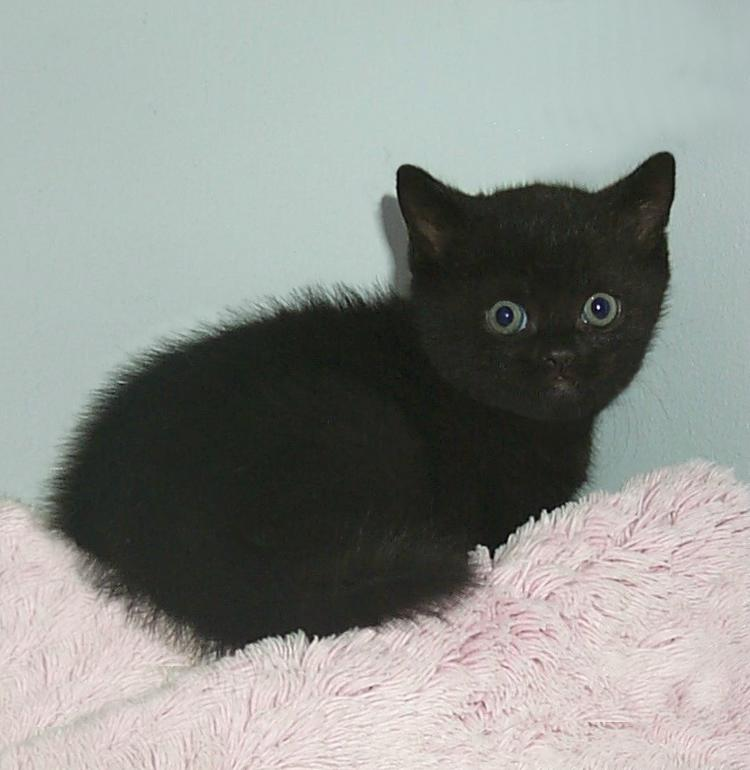
%> input picture HW4/HW4_out/imgs/black_kitten_star.jpg, 750 x 770 px
$ octave GrabCat.m   (GNU Octave 9; MATLAB toolbox functions it lacks are replaced by stand-ins)
%> lines starting %> are read from the running program, lines starting %| are printed output that depends on the picture; in (x1, y1, x2, y2) boxes, pixels count from 0 and x2, y2 are one past the last pixel; in counts of white or black regions, pixels touching at a corner belong together; the program's own positions count from 1
### HW4/HW4_out/code/ComputeSegmentation.m
function segments = ComputeSegmentation(img, k, clusteringMethod, featureFn, ...
                                        normalizeFeatures, resize)
% Compute a segmentation for an image.
%
% First a feature vector is extracted from each pixel of the image. Next a
% clustering algorithm is applied to the set of all feature vectors. Two
% pixels are assigned to the same segment if and only if their feature
% vectors are assigned to the same cluster.
%
% Note that segmenting an image of size w x h involves clustring w*h
% points; this could run very slowly for high resolution images. To improve
% performance in this case, we can segment a shrunk version of the image
% and then use the segmentation of the small image to construct a
% segmentation for the original image. Setting the resize parameter enables
% this optimization.
%
% segments = ComputeSegmentation(img, k, clusteringMethod, featureFn, normalizeFeatures, resize)
%
% INPUTS
% img - An array of pixel data for the image to segment.
% k - The number of segments into which the image should be split.
% clusteringMethod - The method to use for clustering. Must be one of
%                    'kmeans' or 'hac' for k-means or hiehierarchical
%                    agglomerative clustering respectively.
% featureFn - Parameter specifying a handle to a function used to
%             extract features from the image. To create a function handle,
%             prepend a @ to the name of a function like this:
%             @ComputeColorFeatures
% normalizeFeatures - OPTIONAL parameter; if true then NormalizeFeatures
%                     will be used to normalize features after they are
%                     computed.
% resize - OPTIONAL parameter giving the scale to which the image should be
%          resized prior to extracting features and clustering; should be
%          in the range 0 < resize <= 1. Setting this argument to a smaller
%          value will increase the speed of the clustering algorithm but
%          will cause the computed segments to be blockier. This setting is
%          usually not necessary for kmeans clustering, but when using
%          hac clustering this parameter will probably need to be set to
%          a value less than 1.
%
%
% OUTPUTS
% segments - A struct array with one element for each cluster.
%            segments(c) is a struct describing segment number c and has
%            the following fields:
%
%     .img  - An array of size h x w x 3 containing image data for the cth
%             cluster.
%     .mask - A logical array of size h x w where mask(i, j) = 1 if
%             img(i, j, :) is part of cluster c.

    if strcmp(clusteringMethod, 'kmeans')
        clusterFn = @KMeansClustering;
    elseif strcmp(clusteringMethod, 'hac')
        clusterFn = @HAClustering;
    else
        error('method must be one of ''kmeans'' or ''hac''');
    end

    if nargin < 5
        normalizeFeatures = true;
    end

    if nargin < 6
        resize = 1;
    end


    height = size(img, 1);
    width = size(img, 2);

    % Resize the image.
    imgSmall = imresize(img, resize);

    % Compute features for the smaller image.
    features = featureFn(imgSmall);

    % Maybe normalize the features.
    if normalizeFeatures
        features = NormalizeFeatures(features);
    end

    % The features array is of size h x w x f, but the clustering
    % algorithms expect a matrix of points of shape (h*w) x f, so we have
    % to reshape the features array.
    points = reshape(features, [], size(features, 3));

    % Apply the clustering algorithm to get an assignment of each point to
    % a cluster.
    idx = clusterFn(points, k);

    % The clustering algorithm gives a vector of cluster identities, but we
    % want a rectangular array of the same size as the image so we reshape
    % again.
    idx = reshape(idx, size(features, 1), size(features, 2));

    % The image may have been resized prior to clustering, but we want
    % a segmentation of the original image. To fix this we treat the array
    % of cluster identities as an image, and resize it to the size of the
    % original image. For this to work correctly the cluster identities
    % need to be resized using nearest neighbor interpolation.
    idx = imresize(idx, [height, width], 'nearest');

    % Conver the array of cluster identities into a more convenient data
    % structure.
    segments = MakeSegments(img, idx);
end

### HW4/HW4_out/code/NormalizeFeatures.m
function featuresNorm = NormalizeFeatures(features)
% Normalize image features to have zero mean and unit variance. This
% normalization can cause k-means clustering to perform better.
%
% INPUTS
% features - An array of features for an image. features(i, j, :) is the
%            feature vector for the pixel img(i, j, :) of the original
%            image.
%
% OUTPUTS
% featuresNorm - An array of the same shape as features where each feature
%                has been normalized to have zero mean and unit variance.

    features = double(features);
    featuresNorm = features;

%%%%%%%%%%%%%%%%%%%%%%%%%%%%%%%%%%%%%%%%%%%%%%%%%%%%%%%%%%%%%%%%%%%%%%%%%%%%%%%%
%                                                                              %
%                                YOUR CODE HERE:                               %
%                                                                              %
%                HINT: The functions mean and std may be useful                %
%                                                                              %
%%%%%%%%%%%%%%%%%%%%%%%%%%%%%%%%%%%%%%%%%%%%%%%%%%%%%%%%%%%%%%%%%%%%%%%%%%%%%%%%
  h = size(features,1);
  w = size(features,2);
  d = size(features,3);
  m=mean(mean(features));
  sigma = reshape(std(reshape(features,w*h,d)),[1 1 d]);
  featuresNorm=(features-m)./sigma;
end

### HW4/HW4_out/code/KMeansClustering.m
function idx = KMeansClustering(X, k, visualize2D, centers)
% Run the k-means clustering algorithm.
%
% INPUTS
% X - An array of size m x n containing the points to cluster. Each row is
%     an n-dimensional point, so X(i, :) gives the coordinates of the ith
%     point.
% k - The number of clusters to compute.
% visualize2D - OPTIONAL parameter telling whether or not to visualize the
%               progress of the algorithm for 2D data. If not set then 2D
%               data will not be visualized.
% centers - OPTIONAL parameter giving initial centers for the clusters.
%           If provided, centers should be a k x n matrix where
%           centers(c, :) is the center of the cth cluster. If not provided
%           then cluster centers will be initialized by selecting random
%           rows of X. You don't need to use this parameter; it is mainly
%           here to make your code more easily testable.
%
% OUTPUTS
% idx     - The assignments of points to clusters. idx(i) = c means that the
%           point X(i, :) has been assigned to cluster c.

    if ~isa(X, 'double')
        X = double(X);
    end
    m = size(X, 1);
    n = size(X, 2);

    % If we are going to display the clusters graphically then create a
    % figure in which to draw the visualization.
    figHandle = [];
    if n == 2 && visualize2D
        figHandle = figure;
    end


    % If initial cluster centers were not provided then initialize cluster
    % centers to random rows of X. Each row of the centers variable should
    % contain the center of a cluster, so that centers(c, :) is the center
    % of the cth cluster.
    if ~exist('centers', 'var')
        %centers = zeros(k, n);
        %%%%%%%%%%%%%%%%%%%%%%%%%%%%%%%%%%%%%%%%%%%%%%%%%%%%%%%%%%%%%%%%%%%%%%%
        %                                                                     %
        %                            YOUR CODE HERE                           %
        %                                                                     %
        %%%%%%%%%%%%%%%%%%%%%%%%%%%%%%%%%%%%%%%%%%%%%%%%%%%%%%%%%%%%%%%%%%%%%%%
        centers=X(randperm(m,k),:);
        %%%%%%%%%%%%%%%%%%%%%%%%%%%%%%%%%%%%%%%%%%%%%%%%%%%%%%%%%%%%%%%%%%%%%%%
        %                                                                     %
        %                            END YOUR CODE                            %
        %                                                                     %
        %%%%%%%%%%%%%%%%%%%%%%%%%%%%%%%%%%%%%%%%%%%%%%%%%%%%%%%%%%%%%%%%%%%%%%%
    end

    % The assignments of points to clusters. If idx(i) == c then the point
    % X(i, :) belongs to the cth cluster.
    idx = zeros(m, 1);

    % The number of iterations that we have performed.
    iter = 0;

    % If the assignments of points to clusters have not converged after
    % performing MAX_ITER iterations then we will break and just return the
    % current cluster assignments.
    MAX_ITER = 100;

    while true
        % Store old cluster assignments
        old_idx = idx;

        % Compute distances from each point to the centers and assign each
        % point to the closest cluster.
        %%%%%%%%%%%%%%%%%%%%%%%%%%%%%%%%%%%%%%%%%%%%%%%%%%%%%%%%%%%%%%%%%%%%%%%
        %                                                                     %
        %                            YOUR CODE HERE                           %
        %                                                                     %
        %%%%%%%%%%%%%%%%%%%%%%%%%%%%%%%%%%%%%%%%%%%%%%%%%%%%%%%%%%%%%%%%%%%%%%%
% [5 lines of commented-out code are left out]

        D=pdist2(centers,X);
        [~,idx]=min(D);
        idx=idx.';

        %%%%%%%%%%%%%%%%%%%%%%%%%%%%%%%%%%%%%%%%%%%%%%%%%%%%%%%%%%%%%%%%%%%%%%%
        %                                                                     %
        %                            END YOUR CODE                            %
        %                                                                     %
        %%%%%%%%%%%%%%%%%%%%%%%%%%%%%%%%%%%%%%%%%%%%%%%%%%%%%%%%%%%%%%%%%%%%%%%

        % Break if cluster assignments didn't change
        if idx == old_idx
            break;
        end

        % Update the cluster centers
        %%%%%%%%%%%%%%%%%%%%%%%%%%%%%%%%%%%%%%%%%%%%%%%%%%%%%%%%%%%%%%%%%%%%%%%
        %                                                                     %
        %                            YOUR CODE HERE                           %
        %                                                                     %
        %%%%%%%%%%%%%%%%%%%%%%%%%%%%%%%%%%%%%%%%%%%%%%%%%%%%%%%%%%%%%%%%%%%%%%%
        for i=1:k
          centers(i,:)=mean(X(find(idx==i),:));
        end
        %%%%%%%%%%%%%%%%%%%%%%%%%%%%%%%%%%%%%%%%%%%%%%%%%%%%%%%%%%%%%%%%%%%%%%%
        %                                                                     %
        %                            END YOUR CODE                            %
        %                                                                     %
        %%%%%%%%%%%%%%%%%%%%%%%%%%%%%%%%%%%%%%%%%%%%%%%%%%%%%%%%%%%%%%%%%%%%%%%

        % Display the points in the 2D case.
        if n == 2 && visualize2D
            VisualizeClusters2D(X, idx, centers, figHandle);
            pause;
        end

        % Stop early if we have performed more than MAX_ITER iterations
        iter = iter + 1;
        if iter > MAX_ITER
            break;
        end
    end
end

### HW4/HW4_out/code/MakeSegments.m
function segments = MakeSegments(img, idx)
% Use the cluster assignments for each pixel in an image to create a data
% structure describing the computed segments.
%
% INPUTS
% img - The original image; an array of size w x h x 3
% idx - Cluster identities for the image. idx(i, j) = c means that the
%       pixel img(i, j, :) is assigned to cluster c.
%
% OUTPUTS
% segments - A struct array with one element for each cluster.
%            segments(c) is a struct describing segment number c and has
%            the following fields:
%
%     .img  - An array of size h x w x 3 containing image data for the cth
%             cluster.
%     .mask - A logical array of size h x w where mask(i, j) = 1 if
%             img(i, j, :) is part of cluster c.

    labels = unique(idx);

    segments = repmat(struct('img', [], 'mask', []), 1, length(labels));

    for i = 1:length(labels)
        mask = (idx == labels(i));
        segments(i).mask = mask;
        segments(i).img = MaskImage(mask, img);
    end
end

### HW4/HW4_out/code/MaskImage.m
function maskedImg = MaskImage(mask, img, bgColor)
% Extract parts of an image using a mask.
%
% INPUTS
% mask - A logical array of size h x w specifying the segments of the image
%        to extract.
% img - An array of image data of size h x w x 3.
% bgColor - A vector [r, g, b] giving the background color of the masked
%           image where 0 <= r, g, b <= 1. This parameter is OPTIONAL; if
%           it is not set then it is set to the default background color
%           for figures.

    height = size(img, 1);
    width = size(img, 2);
    numChannels = size(img, 3);

    % If a background color is not specified then we hack a bit to set the
    % background color to the default background color of a figure.
    if nargin < 3
        bgColor = get(0, 'DefaultFigureColor');
    end

    % A dirty hack to convert the bgColor to the class of img.
    bgColor = eval(sprintf('im2%s(%s)', class(img), 'bgColor'));

    bgColor = reshape(bgColor, [1, 1, numChannels]);
    maskedImg = repmat(bgColor, [height, width, 1]);

    mask = repmat(mask, [1, 1, numChannels]);
    maskedImg(mask) = img(mask);

    % Another dirty hack to convert the output to the class of the input
    maskedImg = eval(sprintf('%s(%s)', class(img), 'maskedImg'));
end

### HW4/HW4_out/code/ComputeColorFeatures.m
function features = ComputeColorFeatures(img)
% Computes a feature vector of color values for all pixels in an image.
%
% INPUTS
% img - Array of image data of size h x w x 3.
%
% OUTPUT
% features - Array of size h x w x 3 where features(i, j, :) is the feature
%            vector for the pixel img(i, j, :). In the case of color
%            features this is simply the input image.

    features = double(img);
end

### HW4/HW4_out/code/GrabCat.m
% Read the input images.
img = imread('../imgs/black_kitten_star.jpg');
%> img is the input picture: size 770x750x3 uint8; mean R, G, B 142.1, 145.6, 141.5
background = imread('../imgs/backgrounds/beach.jpg');
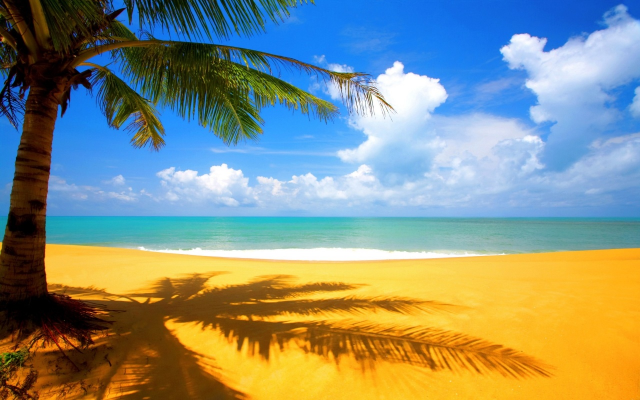
%> input picture HW4/HW4_out/imgs/backgrounds/beach.jpg, 1280 x 800 px (shown at 1/2 size)
%> background is the input picture: size 800x1280x3 uint8; mean R, G, B 135.3, 144.3, 129.1

% Choose the number of clusters and the clustering method.
k = 3;
clusteringMethod = 'kmeans';

% Choose the feature function that will be used. The @ syntax creates a
% function handle; this allows us to pass a function as an argument to
% another function.
featureFn = @ComputeColorFeatures;

% Whether or not to normalize features before clustering.
normalizeFeatures = true;

% Whether or not to resize the image before clustering. If this script
% runs too slowly then you should set resize to a value less than 1.
resize = 0.8;

% Use all of the above parameters to actually compute a segmentation.
segments = ComputeSegmentation(img, k, clusteringMethod, featureFn, ...
                               normalizeFeatures, resize);
%> in NormalizeFeatures, `m=mean(mean(features));`: m = [142.1 145.6 141.5]
%> in NormalizeFeatures, `sigma = reshape(std(reshape(features,w*h,d)),[1 1 d]);`: sigma = [75.68 75.14 76.12]
%> in ComputeSegmentation, `idx = reshape(idx, size(features, 1), size(features, 2));`:
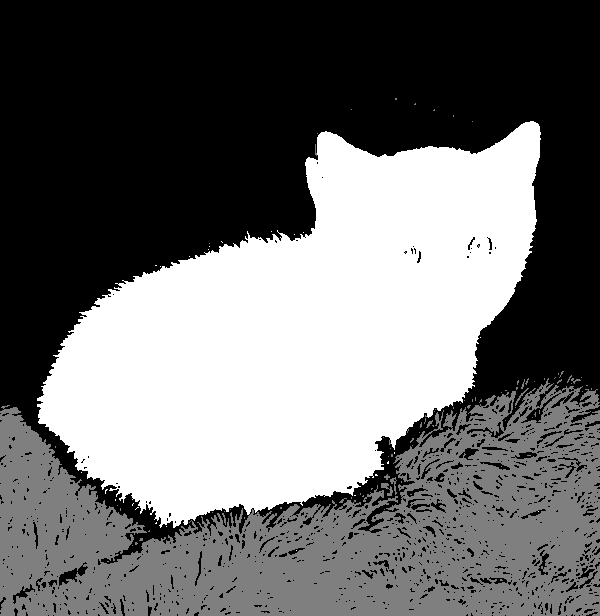
%> idx: size 616x600 double; min 1, max 3, mean 1.86; drawn with min black and max white
%> in ComputeSegmentation, `idx = imresize(idx, [height, width], 'nearest');`:
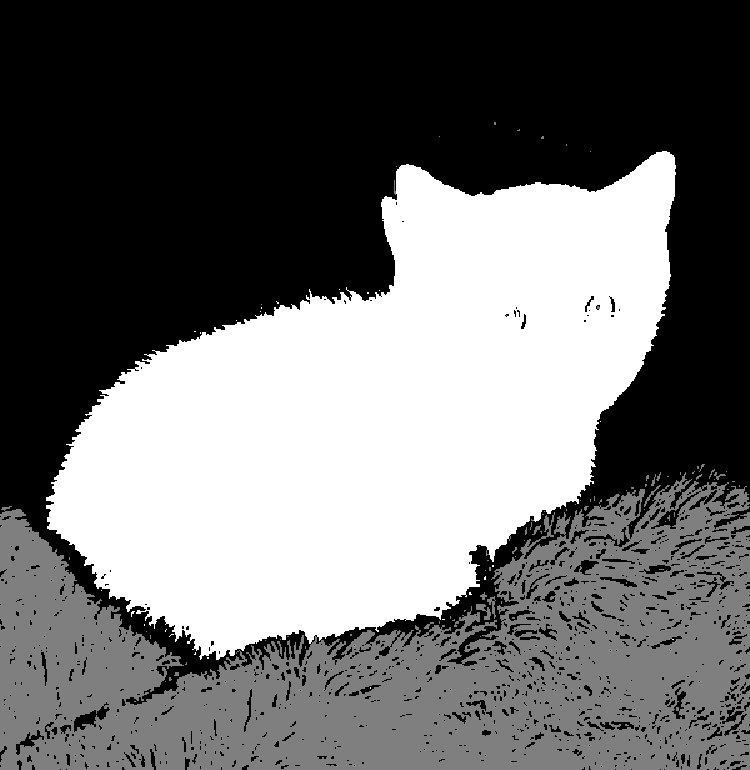
%> idx: size 770x750 double; min 1, max 3, mean 1.86; drawn with min black and max white
%> in MakeSegments, `labels = unique(idx);`: labels = [1; 2; 3]
%> in MakeSegments, `segments = repmat(struct('img', [], 'mask', []), 1, length(labels));`: segments = 3 items
%> the loop in MakeSegments, `for i = 1:length(labels)` made 3 passes
%> pass 1, in MakeSegments, `mask = (idx == labels(i));`:
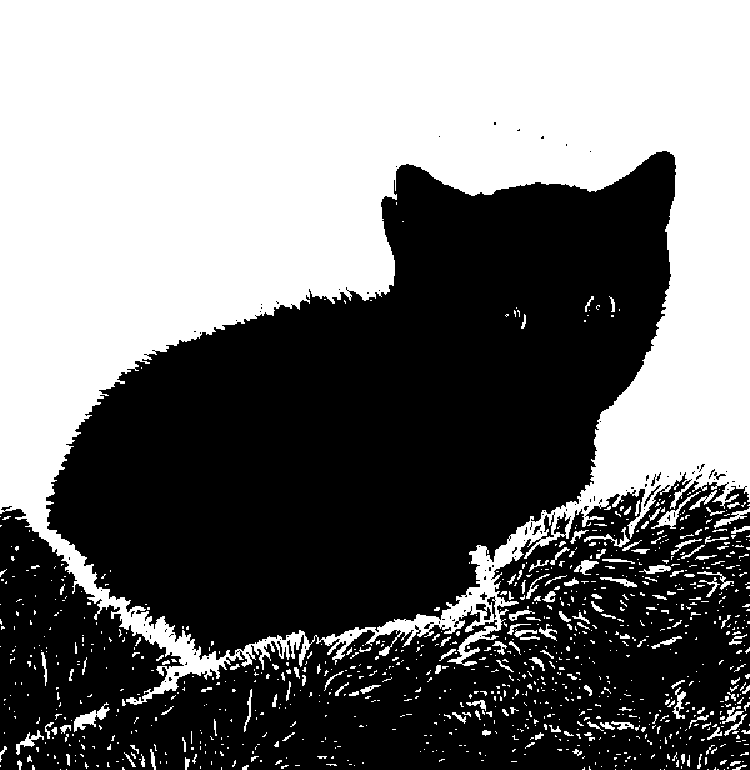
%> mask: size 770x750 logical; 46.5% white; 988 white regions (807 under 20 px), largest, box (x1, y1, x2, y2) and area: (0, 0, 750, 705) 254437, (74, 702, 110, 732) 371, (651, 491, 701, 529) 314
%> pass 2, in MakeSegments, `mask = (idx == labels(i));`:
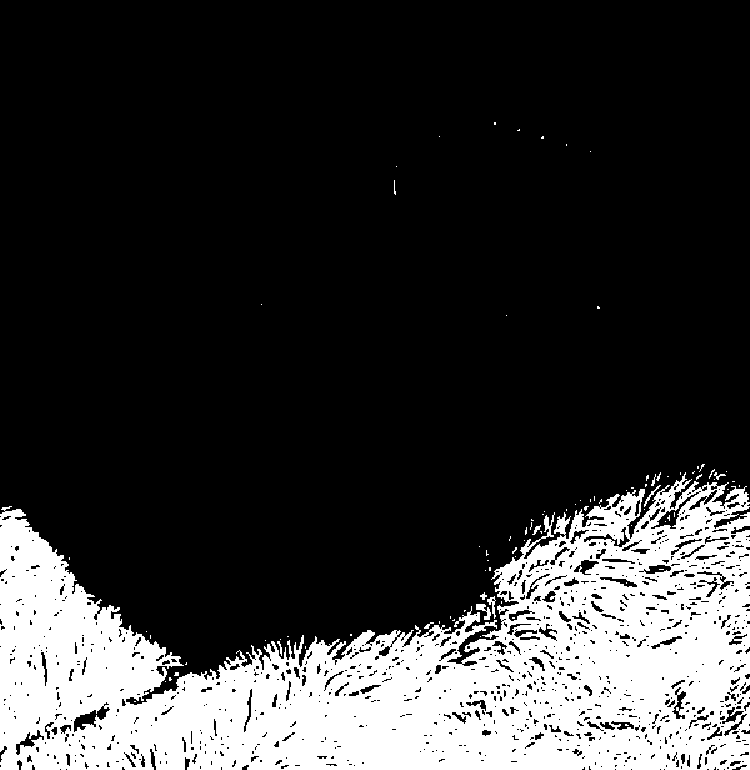
%> mask: size 770x750 logical; 21.4% white; 88 white regions (78 under 20 px), largest, box (x1, y1, x2, y2) and area: (0, 472, 750, 770) 122786, (476, 604, 491, 620) 112, (487, 596, 496, 619) 78
%> segments = 3 items

% Use the graphical interface to transfer a subset of the selected segments
% to the background image.
[~, compositeImg] = ChooseSegments(segments, background);
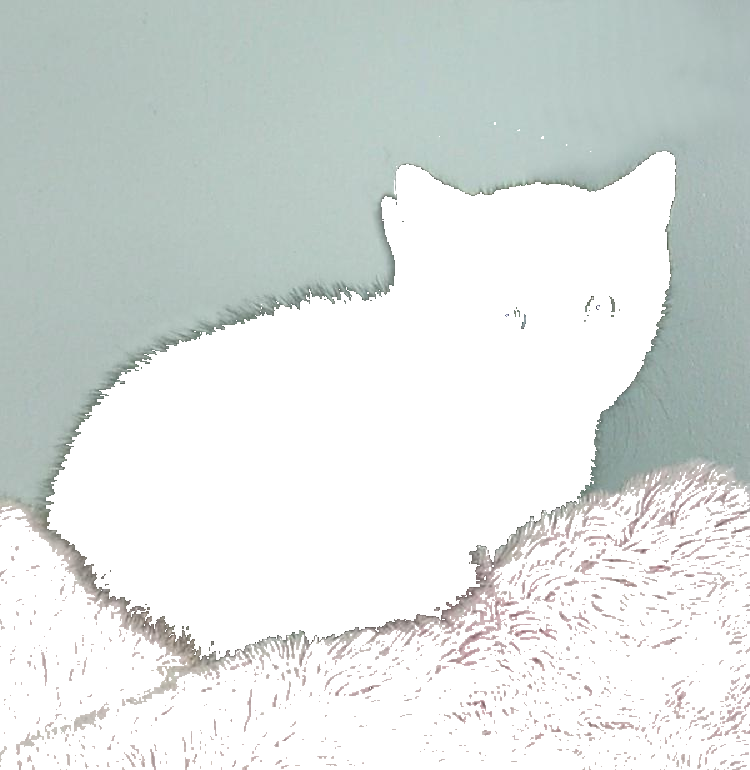
%> displayed picture: size 770x750x3, on the screen's scale of 0 to 255; mean R, G, B 219, 224.9, 222.9
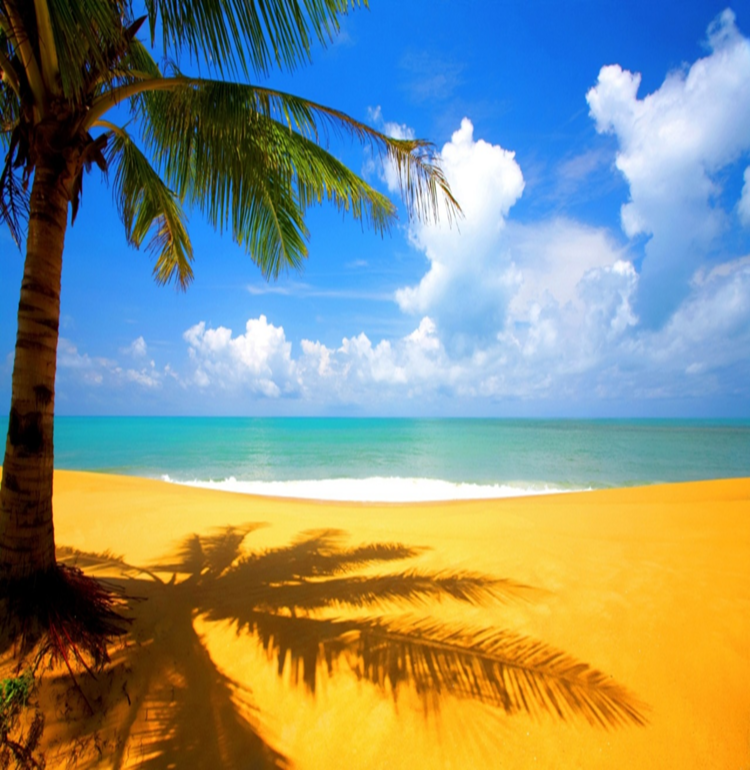
%> displayed picture: size 770x750x3, on the screen's scale of 0 to 255; mean R, G, B 135.3, 144.3, 129.1

% Save the composite image.
imwrite(compositeImg, 'GrabCat.jpg', 'JPG');
